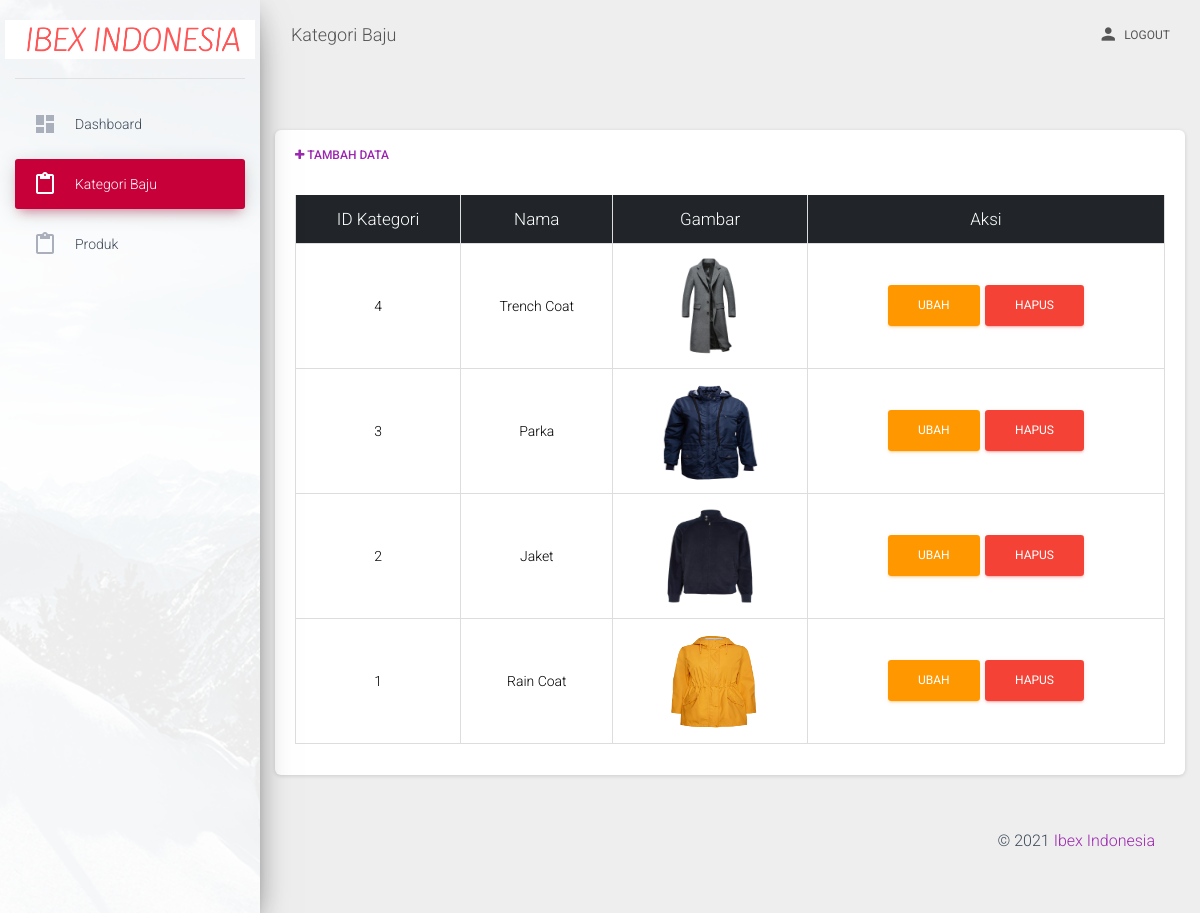
The app's page /index.php/admin/kategori with its own data.
### tables this page shows
CREATE TABLE `kategori_baju` (
  `id_kategori` int(5) NOT NULL,
  `nama` varchar(25) NOT NULL,
  `gambar` varchar(255) NOT NULL
);

### application/controllers/admin.php (called while the page is built, shortened)
<?php
class admin extends CI_Controller
{
    public function __construct()
    {
        $this->load->model('ibexstore_model');
    }
    public function kategori()
    {
        $data = array(
            'title' => 'Ibex Store | Data Kategori',
            'kategori' => $this->ibexstore_model->datatabelsKategori()
        );
        $this->load->view('ibexstore/admin/kategori', $data);
    }
}
?>

### index.php (called while the page is built, shortened)
<?php
require_once BASEPATH.'core/CodeIgniter.php';

### application/models/ibexstore_model.php (called while the page is built, shortened)
<?php
class ibexstore_model extends CI_Model
{
    public function datatabelsKategori()
    {
        $query = $this->db->order_by('id_kategori','DESC')->get('kategori_baju');
        return $query->result_array();
    }
}
?>

### application/views/ibexstore/admin/kategori.php (the view, shortened to what this page needs)
<!DOCTYPE html>
<html lang="en">
    <head>
        <link rel="stylesheet" href="https://maxcdn.bootstrapcdn.com/font-awesome/latest/css/font-awesome.min.css">
        <link href="<?php echo base_url('assets/admin/css/material-dashboard.css');?>" rel="stylesheet" />
        <link href="<?php echo base_url('assets/admin/datatables/dataTables.bootstrap4.min.css');?>" rel="stylesheet">
    </head>
    <body class="">
    <div class="wrapper ">
        <div class="sidebar" data-color="azure" data-background-color="white" data-image="<?php echo base_url('assets/admin/img/sidebar-1.jpg');?>">
        <div class="logo"><a href="<?php echo base_url(); ?>admin/dashboard" class="simple-text logo-normal">
            <img src="<?php echo base_url('assets/img/logo.png');?>" width="250px">
            </a></div>
        <div class="sidebar-wrapper">
            <ul class="nav">
                <li class="nav-item">
                    <a class="nav-link" href="<?php echo base_url(); ?>admin/dashboard">
                    <i class="material-icons">dashboard</i>
                    <p>Dashboard</p>
                    </a>
                </li>
                <li class="nav-item active">
                    <a class="nav-link" href="<?php echo base_url(); ?>admin/kategori">
                    <i class="material-icons">content_paste</i>
                    <p>Kategori Baju</p>
                    </a>
                </li>
                <li class="nav-item ">
                    <a class="nav-link" href="<?php echo base_url(); ?>admin/produk">
                    <i class="material-icons">content_paste</i>
                    <p>Produk</p>
                    </a>
                </li>
            </ul>
        </div>
        </div>
        <div class="main-panel">
        <nav class="navbar navbar-expand-lg navbar-transparent navbar-absolute fixed-top ">
            <div class="container-fluid">
            <div class="navbar-wrapper">
                <a class="navbar-brand" href="<?php echo base_url(); ?>admin/kategori">Kategori Baju</a>
            </div>
            <div class="collapse navbar-collapse justify-content-end">
                <ul class="navbar-nav">
                    <li class="nav-item dropdown">
                        <a class="nav-link" href="<?php echo base_url(); ?>admin/logout" id="navbarDropdownProfile" data-toggle="dropdown" aria-haspopup="true" aria-expanded="false">
                        <i class="material-icons">person</i> Logout
                        </a>
                    </li>
                </ul>
            </div>
            </div>
        </nav>
        <div class="content">
            <div class="card shadow mb-4">
                <div class="card-header py-3">
                <h6 class="m-0 font-weight-bold text-primary">
                <a href="<?php echo base_url(); ?>admin/tambahKategori"><i class="fa fa-plus"></i> Tambah Data</a></h6>
                </div>
            <div class="card-body">
                <div class="table-responsive">
                    <table class="table table-bordered table-hover" id="dataTable" width="100%" cellspacing="0" style="color: black">
                    <thead class="table-dark bg-green-dark text-white" align="center" style="font-size: 15px">
                        <tr>
                        <th>ID Kategori</th>
                        <th>Nama</th>
                        <th>Gambar</th>
                        <th>Aksi</th>
                        </tr>
                    </thead>
                    <tbody align="center">
                    <?php
                        foreach($kategori as $k){?>
                        <tr>
                        <td><?= $k['id_kategori']; ?></td>
                        <td><?= $k['nama']; ?></td>
                        <td><img src="<?= base_url().'assets/img/'.$k['gambar']; ?>" width = 100px height = 100px></i></td>
                        <td><a class="btn btn-warning" href="<?php echo base_url(); ?>admin/editKategori/<?= $k['id_kategori'];?>">Ubah</a>
                            <a class="btn btn-danger" href="<?php echo base_url(); ?>admin/hapusKategori/<?= $k['id_kategori'];?>"> Hapus</a></td>
                        </tr>
                        <?php } ?>
                    </tbody>
                    </table>
                </div>
                </div>
        </div>
        <footer class="footer">
            <div class="container-fluid">
            <div class="copyright float-right">
                &copy;
                 <a href="<?php echo base_url(); ?>admin/dashboard"> Ibex Indonesia</a>
            </div>
            </div>
        </footer>
        </div>
    </div>
    </div>
    </body>
</html>

### records on screen
kategori_baju: id_kategori "4", nama "Trench Coat", gambar (picture)
kategori_baju: id_kategori "3", nama "Parka", gambar (picture)
kategori_baju: id_kategori "2", nama "Jaket", gambar (picture)
kategori_baju: id_kategori "1", nama "Rain Coat", gambar (picture)
